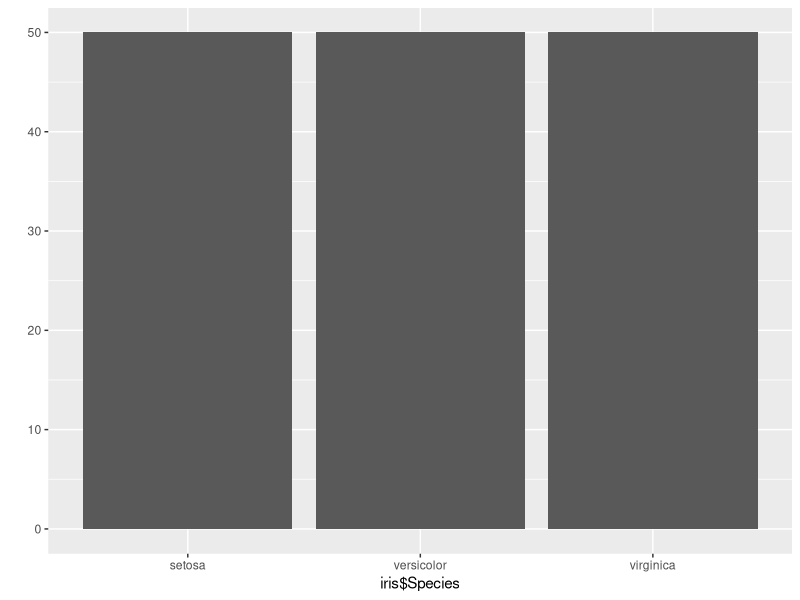

Generate this figure with R: (Note: this script raises an error after producing the figure.)
## ---- chunk 1

# check out the structure of iris


# display the first 10 rows of iris


# use the ggplot2 package


# draw a barplot


## ---- chunk 2

# check out the structure of iris
str(iris)

# display the first 10 rows of iris
head(iris, n=10)

# use the ggplot2 package
library(ggplot2)

# draw a barplot
qplot(iris$Species)

## ---- chunk 3

# Test whether the function str is called with the correct argument, object
# If it is not called, print something informative
# If it is called, but called incorrectly, print something else
test_function("str", args = "object",
              not_called_msg = "You didn't call `str()`!",
              incorrect_msg = "You didn't call `str(object = ...)` with the correct argument, `object`.")


# Test whether the student correctly used head()
# use the automatically generated feedback here
test_function("head", args = c("x","n"))


# It's always smart to include the following line of code at the end of your SCTs
# It will check whether executing the student's code resulted in an error, 
# and if so, will cause the exercise to fail
test_error()

# Final message the student will see upon completing the exercise
success_msg("Good work!")
